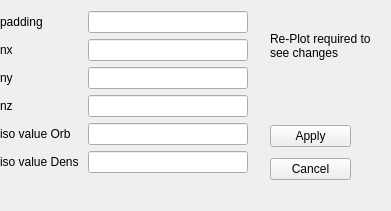
<?xml version="1.0" encoding="UTF-8"?>
<ui version="4.0">
 <class>Grid_settings</class>
 <widget class="QWidget" name="Grid_settings">
  <property name="geometry">
   <rect>
    <x>0</x>
    <y>0</y>
    <width>391</width>
    <height>211</height>
   </rect>
  </property>
  <property name="windowTitle">
   <string>Grid Settings</string>
  </property>
  <widget class="QWidget" name="layoutWidget">
   <property name="geometry">
    <rect>
     <x>0</x>
     <y>11</y>
     <width>248</width>
     <height>178</height>
    </rect>
   </property>
   <layout class="QFormLayout" name="formLayout">
    <item row="0" column="0">
     <widget class="QLabel" name="label">
      <property name="text">
       <string>padding</string>
      </property>
     </widget>
    </item>
    <item row="0" column="1">
     <widget class="QLineEdit" name="edit_padding"/>
    </item>
    <item row="1" column="0">
     <widget class="QLabel" name="label_2">
      <property name="text">
       <string>nx</string>
      </property>
     </widget>
    </item>
    <item row="1" column="1">
     <widget class="QLineEdit" name="edit_nx"/>
    </item>
    <item row="2" column="0">
     <widget class="QLabel" name="label_3">
      <property name="text">
       <string>ny</string>
      </property>
     </widget>
    </item>
    <item row="2" column="1">
     <widget class="QLineEdit" name="edit_ny"/>
    </item>
    <item row="3" column="0">
     <widget class="QLabel" name="label_4">
      <property name="text">
       <string>nz</string>
      </property>
     </widget>
    </item>
    <item row="3" column="1">
     <widget class="QLineEdit" name="edit_nz"/>
    </item>
    <item row="4" column="0">
     <widget class="QLabel" name="label_5">
      <property name="text">
       <string>iso value Orb</string>
      </property>
     </widget>
    </item>
    <item row="4" column="1">
     <widget class="QLineEdit" name="edit_iso"/>
    </item>
    <item row="5" column="0">
     <widget class="QLabel" name="label_6">
      <property name="text">
       <string>iso value Dens </string>
      </property>
     </widget>
    </item>
    <item row="5" column="1">
     <widget class="QLineEdit" name="edit_iso_m"/>
    </item>
   </layout>
  </widget>
  <widget class="QWidget" name="layoutWidget">
   <property name="geometry">
    <rect>
     <x>270</x>
     <y>120</y>
     <width>81</width>
     <height>66</height>
    </rect>
   </property>
   <layout class="QVBoxLayout" name="verticalLayout">
    <item>
     <widget class="QPushButton" name="apply">
      <property name="text">
       <string>Apply</string>
      </property>
     </widget>
    </item>
    <item>
     <widget class="QPushButton" name="cancel">
      <property name="text">
       <string>Cancel</string>
      </property>
     </widget>
    </item>
   </layout>
  </widget>
  <widget class="QLabel" name="label_7">
   <property name="geometry">
    <rect>
     <x>270</x>
     <y>10</y>
     <width>101</width>
     <height>71</height>
    </rect>
   </property>
   <property name="text">
    <string>Re-Plot required to see changes </string>
   </property>
   <property name="wordWrap">
    <bool>true</bool>
   </property>
  </widget>
 </widget>
 <resources/>
 <connections/>
</ui>
